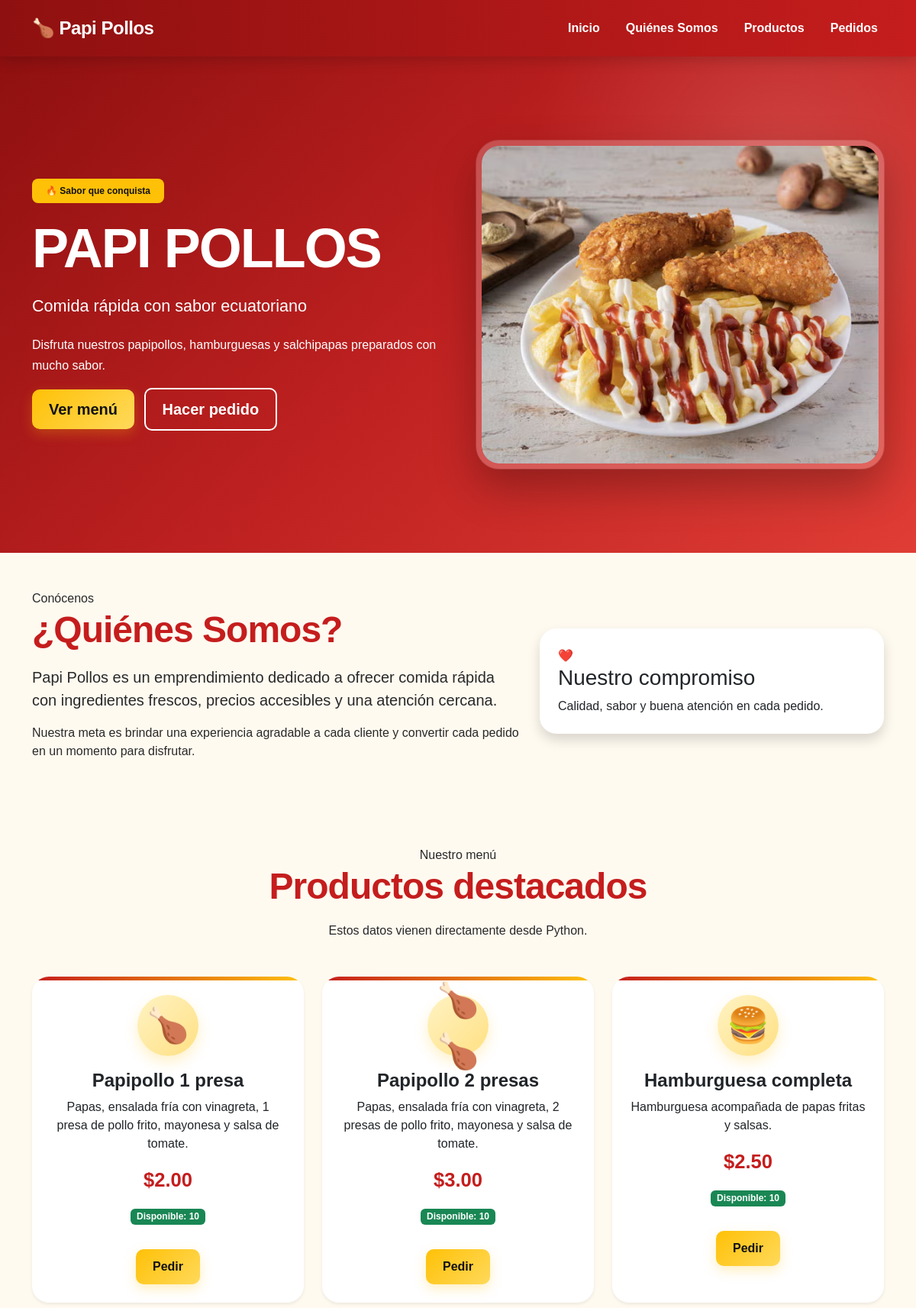
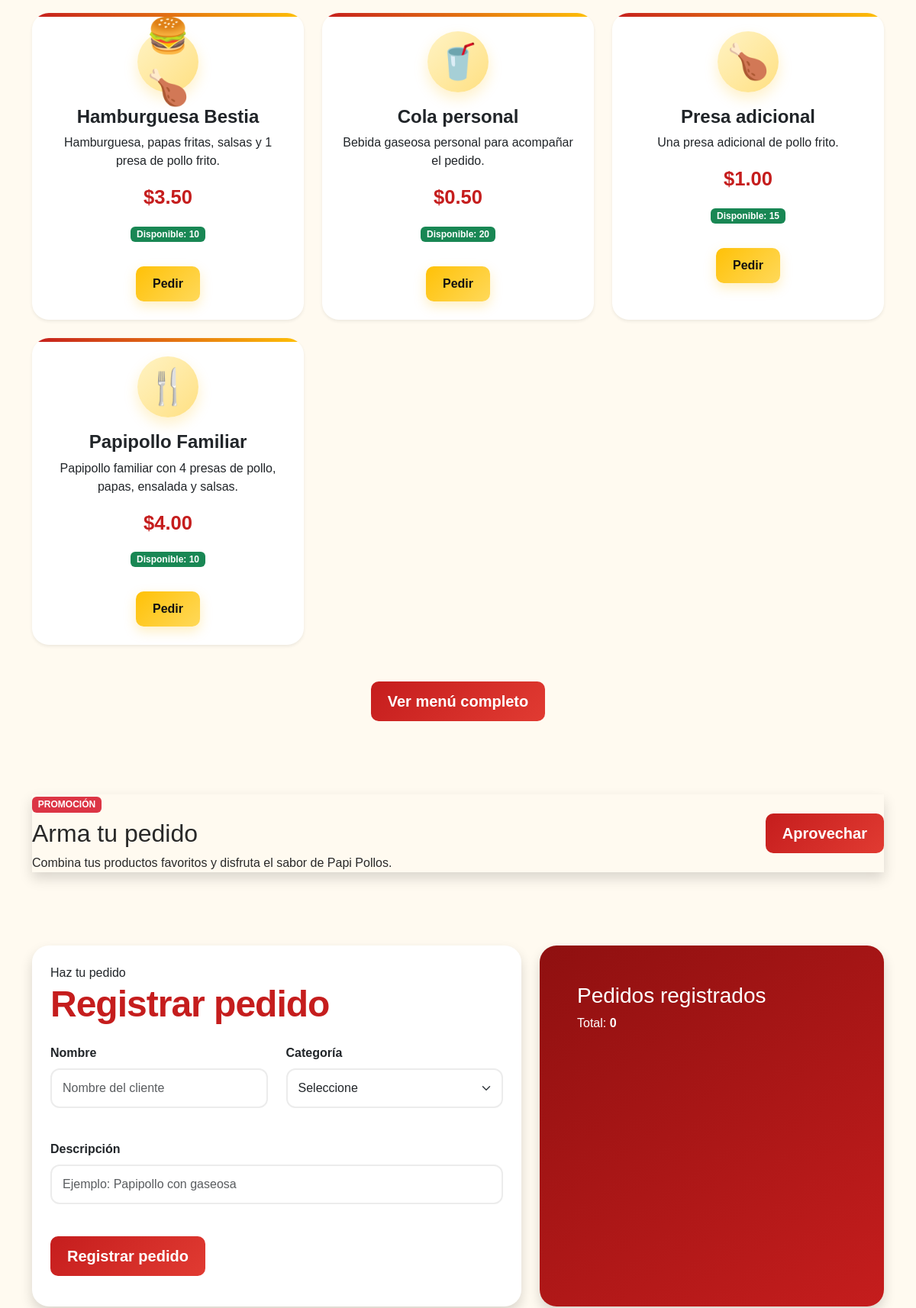
The page / (upper part) on the database its author committed (2 pictures, top to bottom).
### tables this page shows
CREATE TABLE productos (
            id INTEGER PRIMARY KEY AUTOINCREMENT,
            nombre TEXT NOT NULL,
            descripcion TEXT NOT NULL,
            categoria TEXT NOT NULL,
            precio REAL NOT NULL,
            stock INTEGER NOT NULL,
            icono TEXT
        );

### app.py (the view)
@app.route("/")
def inicio():
    conn = conectar_db()
    productos = conn.execute(
        "SELECT * FROM productos"
    ).fetchall()
    conn.close()
    return render_template(
        "index.html",
        negocio=negocio,
        promocion=promocion,
        productos=productos
    )

### app.py (called while the page is built)
def conectar_db():
    conn = sqlite3.connect(RUTA_DB)
    conn.row_factory = sqlite3.Row
    return conn

### templates/index.html (shortened to what this page needs)
{% extends "base.html" %}
{% block content %}
<section class="hero">
    <div class="container">
        <div class="row align-items-center min-vh-75 g-5">
            <div class="col-lg-6">
                <span class="badge etiqueta-sabor mb-3">
                    🔥 Sabor que conquista
                </span>
                <h1 class="display-3 fw-bold">
                    {{ negocio.nombre | upper }}
                </h1>
                <p class="lead">
                    {{ negocio.slogan }}
                </p>
                <p class="texto-hero">
                    Disfruta nuestros papipollos, hamburguesas y
                    salchipapas preparados con mucho sabor.
                </p>
                <a
                    href="{{ url_for('ver_productos') }}"
                    class="btn btn-warning btn-lg me-2"
                >
                    Ver menú
                </a>
                <a
                    href="#contacto"
                    class="btn btn-outline-light btn-lg"
                >
                    Hacer pedido
                </a>
            </div>
            <div class="col-lg-6 text-center">
                <img
                    src="{{ url_for('static', filename='img/papipollo.jpg') }}"
                    alt="Papi pollo"
                    class="img-fluid imagen-hero"
                >
            </div>
        </div>
    </div>
</section>
<section id="quienes" class="py-5">
    <div class="container">
        <div class="row align-items-center g-4">
            <div class="col-lg-7">
                <span class="subtitulo">
                    Conócenos
                </span>
                <h2 class="titulo-seccion">
                    ¿Quiénes Somos?
                </h2>
                <p class="fs-5">
                    Papi Pollos es un emprendimiento dedicado a ofrecer
                    comida rápida con ingredientes frescos, precios
                    accesibles y una atención cercana.
                </p>
                <p>
                    Nuestra meta es brindar una experiencia agradable
                    a cada cliente y convertir cada pedido en un momento
                    para disfrutar.
                </p>
            </div>
            <div class="col-lg-5">
                <div class="card tarjeta-compromiso border-0 shadow">
                    <div class="card-body p-4">
                        <div class="icono-grande">
                            ❤️
                        </div>
                        <h3>
                            Nuestro compromiso
                        </h3>
                        <p class="mb-0">
                            Calidad, sabor y buena atención en cada pedido.
                        </p>
                    </div>
                </div>
            </div>
        </div>
    </div>
</section>
<section class="productos-destacados py-5">
    <div class="container">
        <div class="text-center mb-5">
            <span class="subtitulo">
                Nuestro menú
            </span>
            <h2 class="titulo-seccion">
                Productos destacados
            </h2>
            <p>
                Estos datos vienen directamente desde Python.
            </p>
        </div>
        <div class="row g-4">
            {% for producto in productos %}
            <div class="col-md-6 col-lg-4">
                <div class="card tarjeta-producto h-100 border-0 shadow-sm">
                    <div class="card-body p-4 text-center">
                        <div class="producto-icono">
                            {{ producto.icono }}
                        </div>
                        <h3 class="h4 fw-bold">
                            {{ producto.nombre }}
                        </h3>
                        <p>
                            {{ producto.descripcion }}
                        </p>
                        <p class="precio">
                            ${{ "%.2f"|format(producto.precio) }}
                        </p>
                        {% if producto.stock > 0 %}
                        <span class="badge bg-success mb-3">
                            Disponible: {{ producto.stock }}
                        </span>
                        {% else %}
                        <span class="badge bg-danger mb-3">
                            Agotado
                        </span>
                        {% endif %}
                        <div class="mt-3">
                            {% if producto.stock > 0 %}
                            <a
                                href="#contacto"
                                class="btn btn-warning"
                            >
                                Pedir
                            </a>
                            {% endif %}
                        </div>
                    </div>
                </div>
            </div>
            {% endfor %}
        </div>
        <div class="text-center mt-5">
            <a
                href="{{ url_for('ver_productos') }}"
                class="btn btn-danger btn-lg"
            >
                Ver menú completo
            </a>
        </div>
    </div>
</section>
{% if promocion.activa %}
<section class="container my-5">
    <div class="promocion shadow">
        <div class="row align-items-center">
            <div class="col-md-8">
                <span class="badge bg-danger mb-2">
                    PROMOCIÓN
                </span>
                <h2>
                    {{ promocion.titulo }}
                </h2>
                <p class="mb-md-0">
                    {{ promocion.descripcion }}
                </p>
            </div>
            <div class="col-md-4 text-md-end">
                <a
                    href="#contacto"
                    class="btn btn-danger btn-lg"
                >
                    Aprovechar
                </a>
            </div>
        </div>
    </div>
</section>
{% endif %}
<section id="contacto" class="zona-pedidos py-5">
    <div class="container">
        <div class="row g-4">
            <div class="col-lg-7">
                <div class="card border-0 shadow">
                    <div class="card-body p-4">
                        <span class="subtitulo">
                            Haz tu pedido
                        </span>
                        <h2 class="titulo-seccion mb-4">
                            Registrar pedido
                        </h2>
                        <form
                            id="formularioPedido"
                            novalidate
                        >
                            <div class="row">
                                <div class="col-md-6 mb-3">
                                    <label
                                        for="nombre"
                                        class="form-label"
                                    >
                                        Nombre
                                    </label>
                                    <input
                                        id="nombre"
                                        type="text"
                                        class="form-control"
                                        placeholder="Nombre del cliente"
                                    >
                                    <div
                                        id="errorNombre"
                                        class="text-danger texto-error"
                                    ></div>
                                </div>
                                <div class="col-md-6 mb-3">
                                    <label
                                        for="categoria"
                                        class="form-label"
                                    >
                                        Categoría
                                    </label>
                                    <select
                                        id="categoria"
                                        class="form-select"
                                    >
                                        <option value="">
                                            Seleccione
                                        </option>
                                    </select>
                                    <div
                                        id="errorCategoria"
                                        class="text-danger texto-error"
                                    ></div>
                                </div>
                            </div>
                            <div class="mb-3">
                                <label
                                    for="producto"
                                    class="form-label"
                                >
                                    Descripción
                                </label>
                                <input
                                    id="producto"
                                    type="text"
                                    class="form-control"
                                    placeholder="Ejemplo: Papipollo con gaseosa"
                                >
                                <div
                                    id="errorProducto"
                                    class="text-danger texto-error"
                                ></div>
                            </div>
                            <button
                                type="submit"
                                class="btn btn-danger btn-lg"
                            >
                                Registrar pedido
                            </button>
                        </form>
                    </div>
                </div>
            </div>
            <div class="col-lg-5">
                <div class="card tarjeta-pedidos border-0 shadow h-100">
                    <div class="card-body p-4">
                        <h2 class="h3">
                            Pedidos registrados
                        </h2>
                        <p>
                            Total:
                            <strong id="totalPedidos">
                                0
                            </strong>
                        </p>
                    </div>
                </div>
            </div>
        </div>
    </div>
</section>
{% endblock %}

### static/css/style.css (style rules this page uses)
:root { --rojo-principal: #c51d1d; --rojo-oscuro: #8f1010; --rojo-claro: #e13b32; --amarillo: #ffc107; --amarillo-claro: #ffd95a; --crema: #fffaf0; --blanco: #ffffff; --texto: #292929; --gris: #6c757d; }
html { scroll-behavior: smooth; }
body { margin: 0; padding: 0; font-family: Arial, Helvetica, sans-serif; background-color: var(--crema); color: var(--texto); overflow-x: hidden; }
.hero { position: relative; background: radial-gradient( circle at 85% 20%, rgba(255, 255, 255, 0.12), transparent 28% ), linear-gradient( 135deg, #8f1010 0%, #bd2020 48%, #df3d35 100% ); color: white; padding: 75px 0; min-height: 650px; display: flex; align-items: center; }
.hero h1 { font-size: clamp(3rem, 6vw, 5.2rem); font-weight: 900; letter-spacing: -2px; margin-bottom: 15px; text-transform: uppercase; }
.hero .lead { font-size: 1.35rem; font-weight: 500; margin-bottom: 18px; }
.hero p { line-height: 1.7; }
.hero .badge, .hero-etiqueta { display: inline-block; background-color: var(--amarillo); color: #111; font-weight: 800; padding: 10px 18px; border-radius: 8px; margin-bottom: 20px; }
.imagen-hero { width: 100%; max-width: 560px; height: 430px; object-fit: cover; border-radius: 30px; border: 7px solid rgba(255, 255, 255, 0.22); box-shadow: 0 25px 55px rgba(0, 0, 0, 0.28), 0 0 0 1px rgba(255, 255, 255, 0.15); transition: transform 0.35s ease, box-shadow 0.35s ease; }
.btn { border-radius: 10px; font-weight: 700; padding: 11px 22px; transition: all 0.25s ease; }
.btn-warning { background: linear-gradient( 135deg, var(--amarillo), var(--amarillo-claro) ); border: none; color: #111; box-shadow: 0 6px 16px rgba(255, 193, 7, 0.25); }
.btn-danger { background: linear-gradient( 135deg, var(--rojo-principal), var(--rojo-claro) ); border: none; color: white; }
.btn-outline-light { border: 2px solid white; color: white; }
section { scroll-margin-top: 80px; }
.titulo-seccion { color: var(--rojo-principal); font-size: clamp(2rem, 4vw, 3rem); font-weight: 900; letter-spacing: -1px; margin-bottom: 18px; }
.card { border: none; border-radius: 22px; overflow: hidden; }
.tarjeta-producto { position: relative; background-color: white; border-radius: 22px; transition: transform 0.3s ease, box-shadow 0.3s ease; box-shadow: 0 10px 28px rgba(0, 0, 0, 0.08); }
.tarjeta-producto::before { content: ""; position: absolute; top: 0; left: 0; width: 100%; height: 5px; background: linear-gradient( 90deg, var(--rojo-principal), var(--amarillo) ); }
.producto-icono { width: 80px; height: 80px; margin: 0 auto 18px; display: flex; justify-content: center; align-items: center; font-size: 45px; background: linear-gradient( 135deg, #fff3c4, #ffe082 ); border-radius: 50%; box-shadow: 0 8px 18px rgba(255, 193, 7, 0.22); }
.precio { color: var(--rojo-principal); font-size: 1.6rem; font-weight: 900; }
.form-control, .form-select { border: 2px solid #ececec; border-radius: 12px; padding: 12px 14px; background-color: white; transition: border-color 0.2s ease, box-shadow 0.2s ease; }
.form-label { font-weight: 700; }
.texto-error { min-height: 22px; font-size: 0.85rem; margin-top: 4px; color: #dc3545; }
.tarjeta-pedidos { background: linear-gradient( 145deg, var(--rojo-oscuro), var(--rojo-principal) ); color: white; border-radius: 22px; padding: 25px; min-height: 100%; box-shadow: 0 15px 35px rgba(143, 16, 16, 0.22); }
.tarjeta-producto { animation: aparecer 0.5s ease both; }

### rows shown on the page
productos: icono "🍗", nombre "Papipollo 1 presa", descripcion "Papas, ensalada fría con vinagreta, 1 presa de pollo frito, mayonesa y salsa de tomate.", precio "2.00", stock "10", shows "Pedir"
productos: icono "🍗🍗", nombre "Papipollo 2 presas", descripcion "Papas, ensalada fría con vinagreta, 2 presas de pollo frito, mayonesa y salsa de tomate.", precio "3.00", stock "10", shows "Pedir"
productos: icono "🍔", nombre "Hamburguesa completa", descripcion "Hamburguesa acompañada de papas fritas y salsas.", precio "2.50", stock "10", shows "Pedir"
productos: icono "🍔🍗", nombre "Hamburguesa Bestia", descripcion "Hamburguesa, papas fritas, salsas y 1 presa de pollo frito.", precio "3.50", stock "10", shows "Pedir"
productos: icono "🥤", nombre "Cola personal", descripcion "Bebida gaseosa personal para acompañar el pedido.", precio "0.50", stock "20", shows "Pedir"
productos: icono "🍗", nombre "Presa adicional", descripcion "Una presa adicional de pollo frito.", precio "1.00", stock "15", shows "Pedir"
productos: icono "🍴", nombre "Papipollo Familiar", descripcion "Papipollo familiar con 4 presas de pollo, papas, ensalada y salsas.", precio "4.00", stock "10", shows "Pedir"

### other values the page prints
{{ negocio.nombre | upper }} "PAPI POLLOS"
{{ negocio.slogan }} "Comida rápida con sabor ecuatoriano"
{{ promocion.titulo }} "Arma tu pedido"
{{ promocion.descripcion }} "Combina tus productos favoritos y disfruta el sabor de Papi Pollos."
